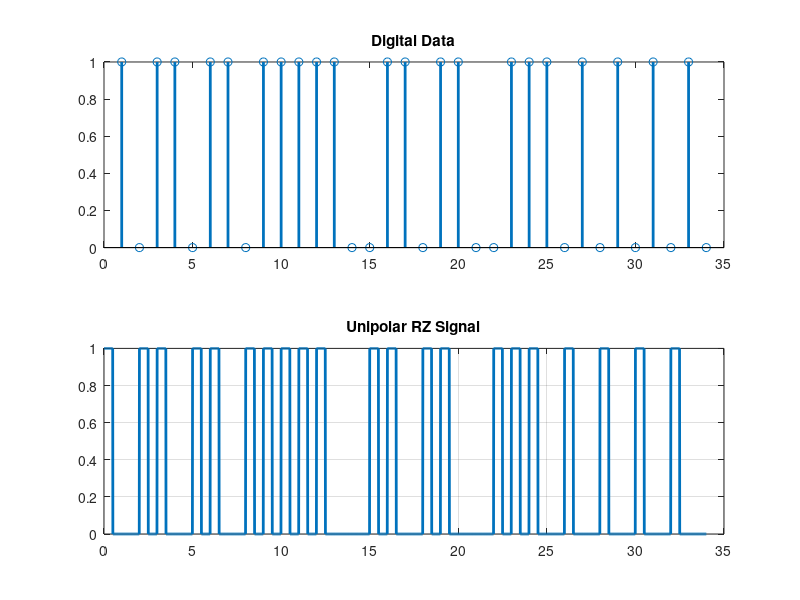

Write the MATLAB code that produced this figure.
clc;
clear;
close all;

bits = [1 0 1 1 0 1 1 0 1 1 1 1 1 0 0 1 1 0 1 1 0 0 1 1 1 0 1 0 1 0 1 0 1 0];
fs = 100;
t = 0:1/fs:length(bits);

y = zeros(1, length(t));

for i = 1:length(bits)
   if bits(i) == 1
       y((i-1)*fs+1 : (i-0.5)*fs) = 1;
   end
end

figure;
subplot(2,1,1); 
stem(bits, 'LineWidth', 2); 
title('Digital Data');

subplot(2,1,2); 
plot(t, y, 'LineWidth', 2); 
title('Unipolar RZ Signal');
grid on;
